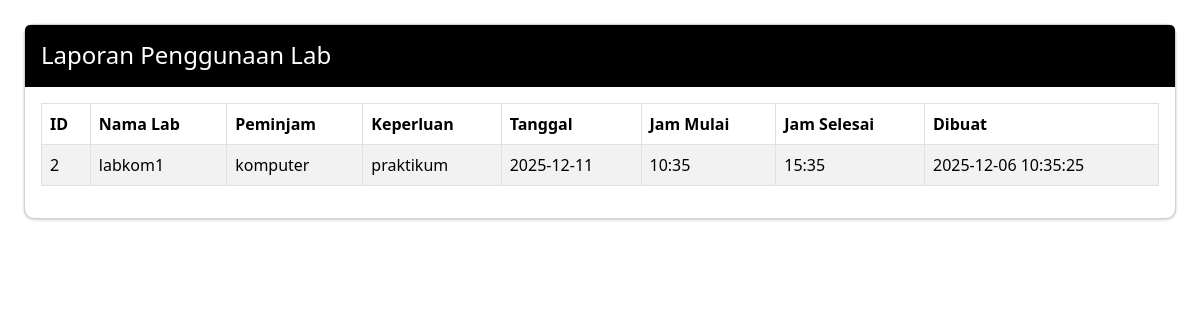
The app's page /admin/laporan.php with its own data.
### tables this page shows
CREATE TABLE `laporan_penggunaan_lab` (
  `id` int NOT NULL,
  `lab_id` int NOT NULL,
  `peminjam` varchar(100) NOT NULL,
  `keperluan` varchar(255) NOT NULL,
  `tanggal` date NOT NULL,
  `jam_mulai` time NOT NULL,
  `jam_selesai` time NOT NULL,
  `created_at` timestamp NULL DEFAULT CURRENT_TIMESTAMP
);

CREATE TABLE `lab` (
  `id` int NOT NULL,
  `nama_lab` varchar(100) NOT NULL,
  `lokasi` varchar(100) DEFAULT NULL,
  `kapasitas` int DEFAULT NULL,
  `status` enum('aktif','nonaktif') DEFAULT 'aktif'
);

### public/admin/laporan.php (the view, shortened to what this page needs)
<?php
include "../../config/config.php";
$query = mysqli_query($conn, "
    SELECT lp.*, lab.nama_lab
    FROM laporan_penggunaan_lab lp
    JOIN lab ON lab.id = lp.lab_id
    ORDER BY lp.tanggal DESC, lp.jam_mulai ASC
");
?>
<!DOCTYPE html>
<html lang="en">
<head>
    <link rel="stylesheet" href="../../public/assets/plugins/bootstrap/css/bootstrap.min.css">
    <link rel="stylesheet" href="../../public/assets/css/adminlte.min.css">
</head>
<body class="hold-transition sidebar-mini">
<div class="wrapper">
    <div class="content-wrapper p-4">
        <div class="card">
            <div class="card-header bg-black text-white">
                <h4 class="mb-0">Laporan Penggunaan Lab</h4>
            </div>
            <div class="card-body">
                <div class="table-responsive">
                    <table class="table table-bordered table-striped">
                        <thead>
                        <tr>
                            <th>ID</th>
                            <th>Nama Lab</th>
                            <th>Peminjam</th>
                            <th>Keperluan</th>
                            <th>Tanggal</th>
                            <th>Jam Mulai</th>
                            <th>Jam Selesai</th>
                            <th>Dibuat</th>
                        </tr>
                        </thead>
                        <tbody>
                        <?php if(mysqli_num_rows($query) > 0): ?>
                            <?php while($row = mysqli_fetch_assoc($query)): ?>
                                <tr>
                                    <td><?= $row['id'] ?></td>
                                    <td><?= $row['nama_lab'] ?></td>
                                    <td><?= $row['peminjam'] ?></td>
                                    <td><?= $row['keperluan'] ?></td>
                                    <td><?= $row['tanggal'] ?></td>
                                    <td><?= substr($row['jam_mulai'], 0, 5) ?></td>
                                    <td><?= substr($row['jam_selesai'], 0, 5) ?></td>
                                    <td><?= $row['created_at'] ?></td>
                                </tr>
                            <?php endwhile; ?>
                        <?php else: ?>
                            <tr>
                                <td colspan="8" class="text-center">Belum ada laporan penggunaan lab</td>
                            </tr>
                        <?php endif; ?>
                        </tbody>
                    </table>
                </div>
            </div>
        </div>
    </div>
</div>
</body>
</html>

### public/admin/laporan.php (style rules this page uses)
.card { border-radius: 10px; }
thead { background:#000; color:#fff; }

### records on screen
laporan_penggunaan_lab: id "2", lab.nama_lab "labkom1", peminjam "komputer", keperluan "praktikum", tanggal "2025-12-11", jam_mulai "10:35", jam_selesai "15:35", created_at "2025-12-06 10:35:25"
